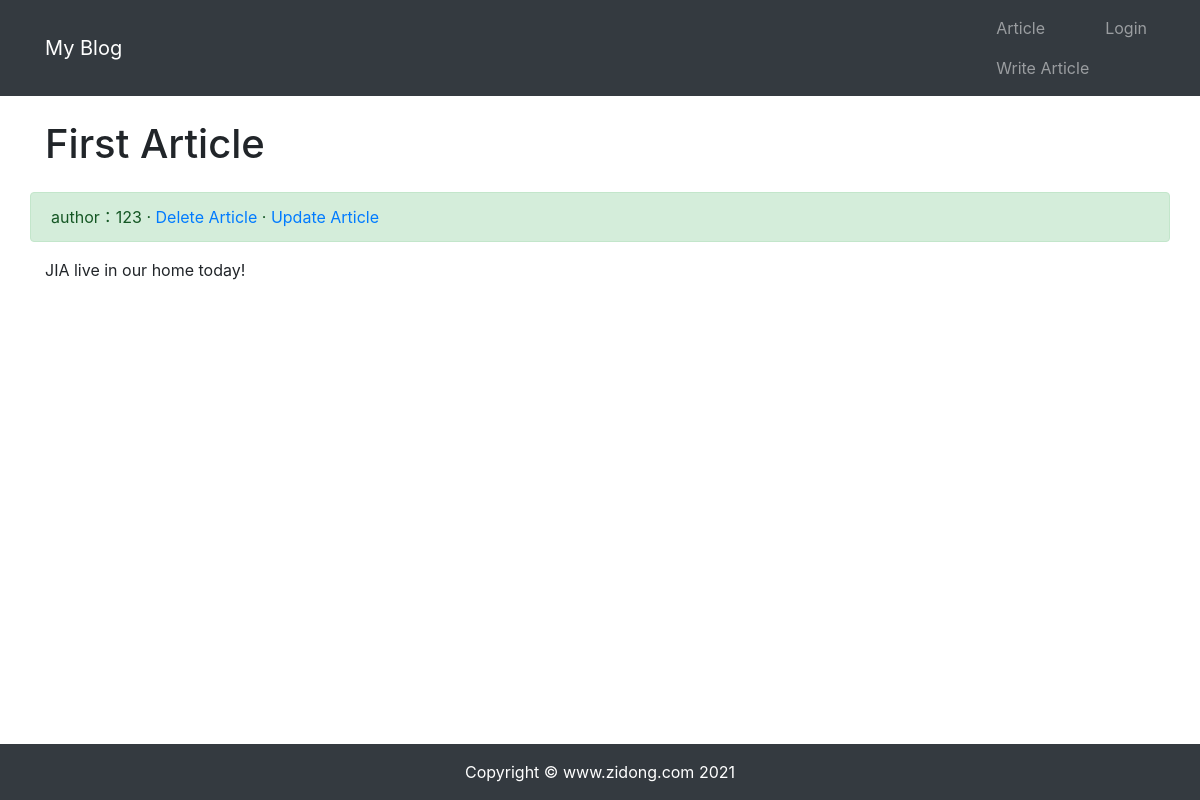
Screenshot of /article/article-detail/7/ with the database file from the repository.
### article/models.py (models this page shows, shortened)
class ArticlePost(models.Model):
    author = models.ForeignKey(User, on_delete=models.CASCADE)
    title = models.CharField(max_length=100)
    body = models.TextField()
    created = models.DateTimeField(default=timezone.now)
    updated = models.DateTimeField(auto_now=True)
    class Meta:
        ordering = ('-created',)

### article/views.py (the view)
# urls.py: path('article-detail/<int:id>/', views.article_detail, name='article_detail'),
def article_detail(request, id):
    article = ArticlePost.objects.get(id=id)
    context = {'article': article}
    return render(request, 'article/detail.html', context)

### templates/article/detail.html (shortened to what this page needs)
{% extends "base.html" %}
{% load static %}
{% block content %}
    <div class="container">
        <div class="row">
            <h1 class="col-12 mt-4 mb-4">{{ article.title }}</h1>
            <div class="col-12 alert alert-success">author：{{ article.author }}
                · <a href="#" onclick="confirm_safe_delete()">Delete Article</a>
                 · <a href="{% url "article:article_update" article.id %}">Update Article</a>
            </div>
            <div class="col-12">
                <p>{{ article.body }}</p>
            </div>
        </div>
    </div>
{% endblock content %}

### rows the page displays
ArticlePost: title "First Article", author "123", body "JIA live in our home today!"
